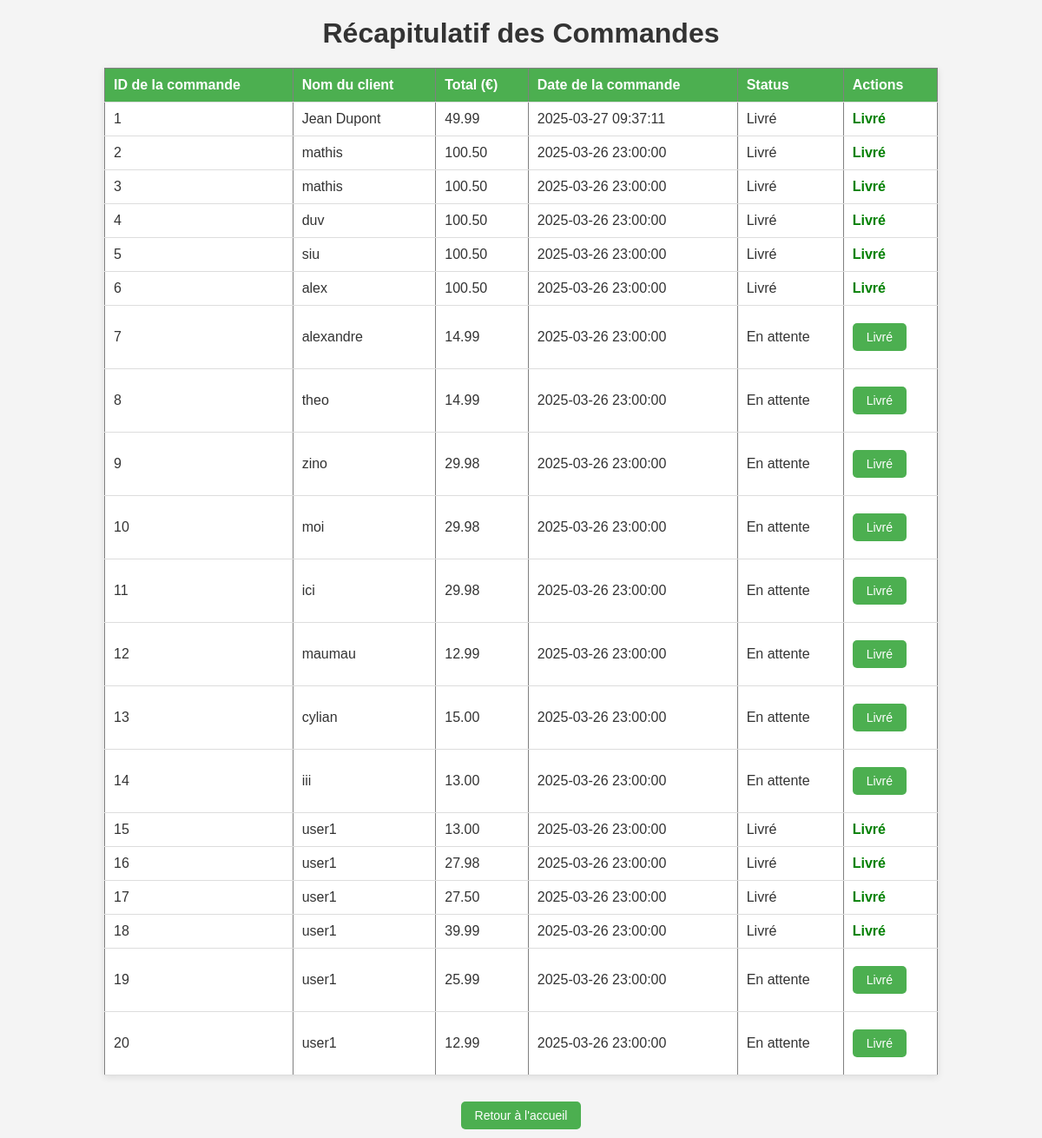
The page /recap_commande.php on the database its author committed.
### tables this page shows
CREATE TABLE IF NOT EXISTS `orders` (
  `order_id` int NOT NULL AUTO_INCREMENT,
  `client_name` varchar(255) DEFAULT NULL,
  `total` decimal(10,2) DEFAULT NULL,
  `order_date` timestamp NULL DEFAULT CURRENT_TIMESTAMP,
  `payment_status` enum('pending','completed') DEFAULT 'pending',
  `status` varchar(20) DEFAULT 'En attente',
  PRIMARY KEY (`order_id`)
);

### recap_commande.php (the view, shortened to what this page needs)
<?php
$host = 'localhost';
$dbname = 'livres';
$username = 'root';
$password = '';
try {
    $pdo = new PDO("mysql:host=$host;dbname=$dbname", $username, $password);
    $pdo->setAttribute(PDO::ATTR_ERRMODE, PDO::ERRMODE_EXCEPTION);
} catch (PDOException $e) {
    echo "Erreur de connexion à la base de données : " . $e->getMessage();
    exit;
}
$sql = "SELECT * FROM orders ORDER BY order_date DESC";
$stmt = $pdo->prepare($sql);
$stmt->execute();
$orders = $stmt->fetchAll(PDO::FETCH_ASSOC);
?>
<!DOCTYPE html>
<html lang="fr">
<head>
    <link rel="stylesheet" href="css/style10.css">
</head>
<body>
    <h1>Récapitulatif des Commandes</h1>
    <table border="1">
        <thead>
            <tr>
                <th>ID de la commande</th>
                <th>Nom du client</th>
                <th>Total (€)</th>
                <th>Date de la commande</th>
                <th>Status</th>
                <th>Actions</th>
            </tr>
        </thead>
        <tbody>
            <?php
            if (count($orders) > 0) {
                foreach ($orders as $order) {
                    echo "<tr>";
                    echo "<td>" . htmlspecialchars($order['order_id']) . "</td>";
                    echo "<td>" . htmlspecialchars($order['client_name']) . "</td>";
                    echo "<td>" . htmlspecialchars($order['total']) . "</td>";
                    echo "<td>" . htmlspecialchars($order['order_date']) . "</td>";
                    echo "<td>" . htmlspecialchars($order['status']) . "</td>";
                    echo "<td>";
                    if ($order['status'] !== 'Livré') {
                        echo "<a href='?mark_delivered=1&order_id=" . $order['order_id'] . "'><button>Livré</button></a>";
                    } else {
                        echo "<span>Livré</span>";
                    }
                    echo "</td>";
                    echo "</tr>";
                }
            } else {
                echo "<tr><td colspan='6'>Aucune commande trouvée</td></tr>";
            }
            ?>
        </tbody>
    </table>
<div style="text-align: center; margin-top: 20px;">
    <a href="index.php"><button>Retour à l'accueil</button></a>
</div>
</body>
</html>

### css/style10.css (style rules this page uses)
body { font-family: Arial, sans-serif; background-color: #f4f4f4; margin: 0; padding: 0; }
h1 { text-align: center; margin-top: 20px; color: #333; }
table { width: 80%; margin: 20px auto; border-collapse: collapse; background-color: #fff; box-shadow: 0 2px 8px rgba(0, 0, 0, 0.1); }
th, td { padding: 10px; text-align: left; border-bottom: 1px solid #ddd; }
th { background-color: #4CAF50; color: white; }
td { color: #333; }
a { text-decoration: none; }
button { background-color: #4CAF50; color: white; border: none; padding: 8px 16px; cursor: pointer; font-size: 14px; border-radius: 5px; transition: background-color 0.3s; }
span { font-weight: bold; color: green; }
button { background-color: #4CAF50; color: white; border: none; padding: 8px 16px; cursor: pointer; font-size: 14px; border-radius: 5px; transition: background-color 0.3s; margin: 10px 0; }
div { text-align: center; margin-top: 20px; }

### rows shown on the page
orders: order_id "1", client_name "Jean Dupont", total "49.99", order_date "2025-03-27 09:37:11", status "Livré"
orders: order_id "2", client_name "mathis", total "100.50", order_date "2025-03-26 23:00:00", status "Livré"
orders: order_id "3", client_name "mathis", total "100.50", order_date "2025-03-26 23:00:00", status "Livré"
orders: order_id "4", client_name "duv", total "100.50", order_date "2025-03-26 23:00:00", status "Livré"
orders: order_id "5", client_name "siu", total "100.50", order_date "2025-03-26 23:00:00", status "Livré"
orders: order_id "6", client_name "alex", total "100.50", order_date "2025-03-26 23:00:00", status "Livré"
orders: order_id "7", client_name "alexandre", total "14.99", order_date "2025-03-26 23:00:00", status "En attente"
orders: order_id "8", client_name "theo", total "14.99", order_date "2025-03-26 23:00:00", status "En attente"
orders: order_id "9", client_name "zino", total "29.98", order_date "2025-03-26 23:00:00", status "En attente"
orders: order_id "10", client_name "moi", total "29.98", order_date "2025-03-26 23:00:00", status "En attente"
orders: order_id "11", client_name "ici", total "29.98", order_date "2025-03-26 23:00:00", status "En attente"
orders: order_id "12", client_name "maumau", total "12.99", order_date "2025-03-26 23:00:00", status "En attente"
orders: order_id "13", client_name "cylian", total "15.00", order_date "2025-03-26 23:00:00", status "En attente"
orders: order_id "14", client_name "iii", total "13.00", order_date "2025-03-26 23:00:00", status "En attente"
orders: order_id "15", client_name "user1", total "13.00", order_date "2025-03-26 23:00:00", status "Livré"
orders: order_id "16", client_name "user1", total "27.98", order_date "2025-03-26 23:00:00", status "Livré"
orders: order_id "17", client_name "user1", total "27.50", order_date "2025-03-26 23:00:00", status "Livré"
orders: order_id "18", client_name "user1", total "39.99", order_date "2025-03-26 23:00:00", status "Livré"
orders: order_id "19", client_name "user1", total "25.99", order_date "2025-03-26 23:00:00", status "En attente"
orders: order_id "20", client_name "user1", total "12.99", order_date "2025-03-26 23:00:00", status "En attente"
